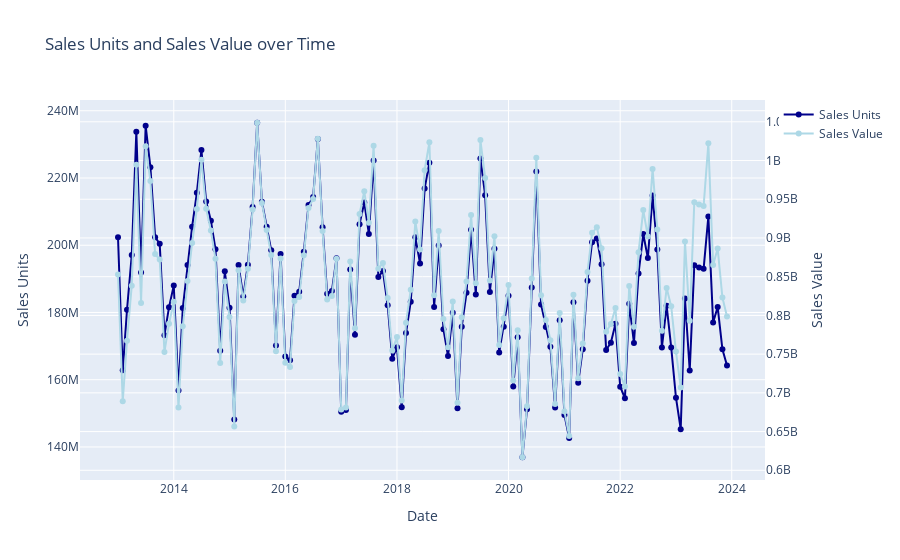

Notebook cell for this chart:
### Code cell
# Let's try to understand previous trends in the sales data

# Create the figure
fig = go.Figure()

# Add first line for sales_units
fig.add_trace(
    go.Scatter(
        x=data['date'], 
        y=data['sales_units'], 
        name='Sales Units',
        mode='markers+lines',
        marker=dict(size=6, color='darkblue'),
        line=dict(width=2, color='darkblue'),
        yaxis='y1'
    )
)

# Add second line for another_metric
fig.add_trace(
    go.Scatter(
        x=data['date'], 
        y=data['sales_value'], 
        name='Sales Value',
        mode='markers+lines',
        marker=dict(size=6, color='lightblue'),
        line=dict(width=2, color='lightblue'),
        yaxis='y2'
    )
)

# Update layout to include two y-axes
fig.update_layout(
    title='Sales Units and Sales Value over Time',
    xaxis=dict(title='Date'),
    yaxis=dict(title='Sales Units'),
    yaxis2=dict(
        title='Sales Value',
        anchor='x',
        overlaying='y',
        side='right'
    ),
    hovermode='x unified'
)

# Show the figure
fig.show()


# There are clearly seasonality trends in the sales data; this chart also confirms that sales unit and value are extremely correlated.

### Figure 1 — Plotly figure (JSON) as saved in the notebook; plotly's stock layout.template omitted (floating-point values rounded to 4 significant figures; data arrays with more than 128 entries replaced by an {"elided": "..."} marker saying what was removed)
{"data": [{"line": {"color": "darkblue", "width": 2}, "marker": {"color": "darkblue", "size": 6}, "mode": "markers+lines", "name": "Sales Units", "type": "scatter", "x": {"elided": "132 str values"}, "y": {"elided": "132 int values"}, "yaxis": "y"}, {"line": {"color": "lightblue", "width": 2}, "marker": {"color": "lightblue", "size": 6}, "mode": "markers+lines", "name": "Sales Value", "type": "scatter", "x": {"elided": "132 str values"}, "y": {"elided": "132 int values"}, "yaxis": "y2"}], "layout": {"hovermode": "x unified", "title": {"text": "Sales Units and Sales Value over Time"}, "xaxis": {"title": {"text": "Date"}}, "yaxis": {"title": {"text": "Sales Units"}}, "yaxis2": {"anchor": "x", "overlaying": "y", "side": "right", "title": {"text": "Sales Value"}}}}
